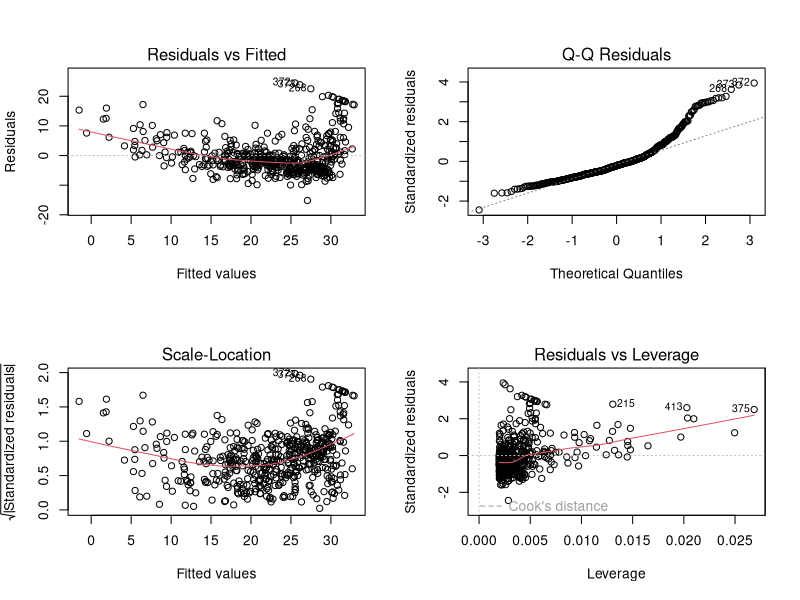
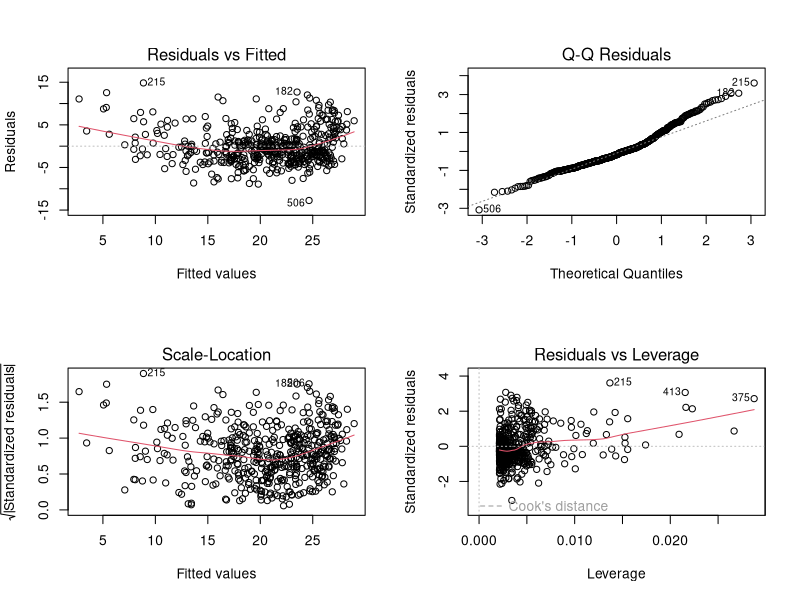
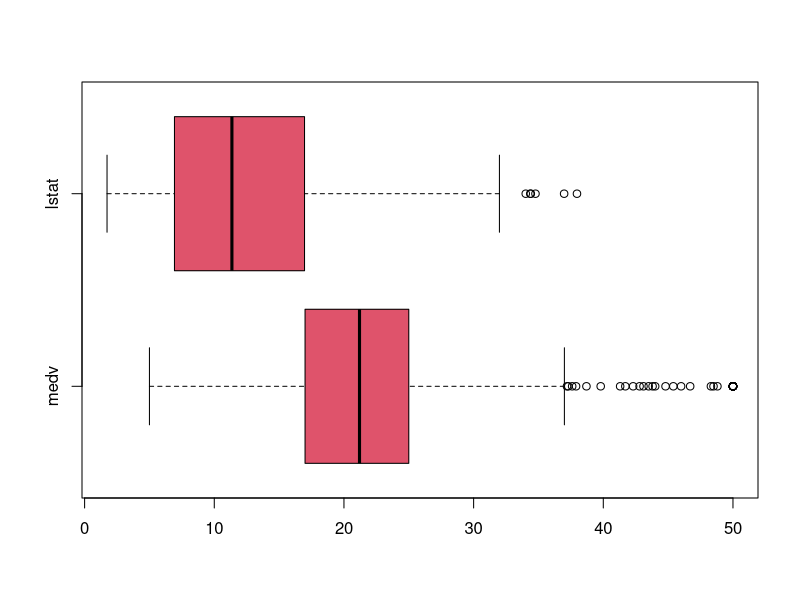
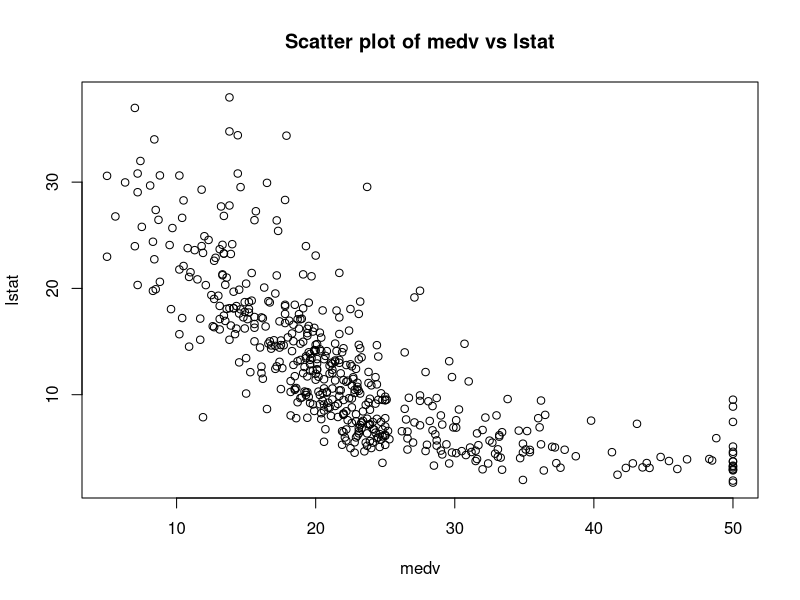
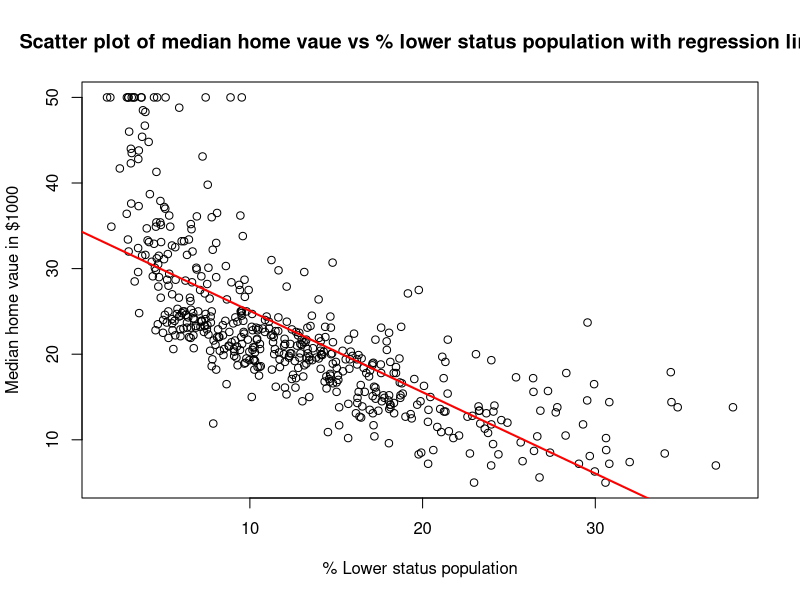
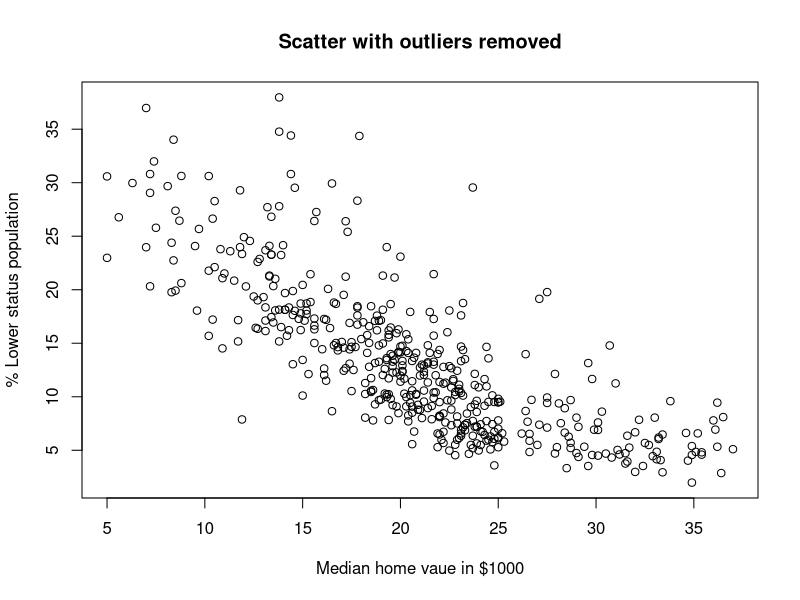
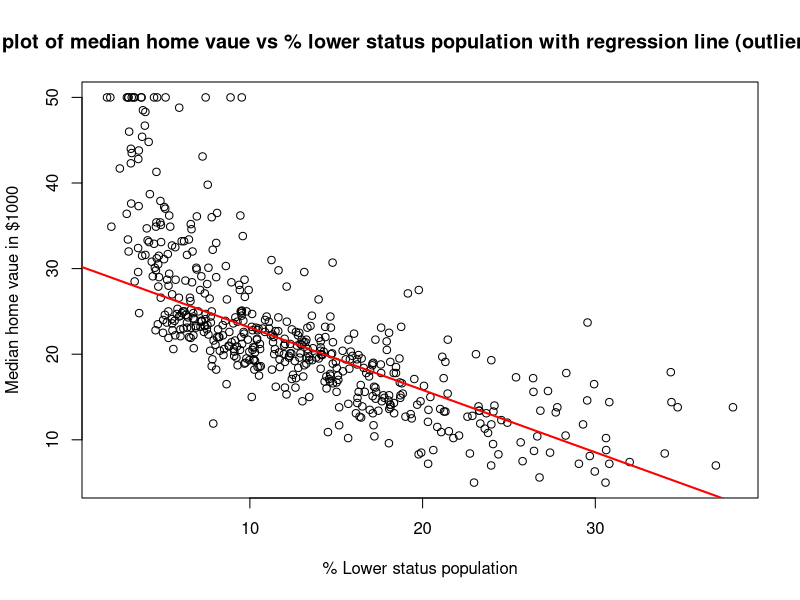

Generate these figures, in order, with R:
library(MASS)

names(Boston)
dim(Boston)
summary(Boston)

attach(Boston)
summary(cbind(medv,lstat))

png("Boxplot.png")
boxplot(cbind(medv,lstat), horizontal = TRUE, col=2)
dev.off()

png("Scatterplot.png")
plot(medv,lstat, xlab='medv', ylab='lstat', main='Scatter plot of medv vs lstat')
dev.off()

detach(Boston)

lm.fit <- lm(medv~lstat, data=Boston)
summary(lm.fit)
confint(lm.fit)

attach(Boston)
png("Scatter with regression line.png")
plot(lstat,medv, xlab = '% Lower status population', ylab = 'Median home vaue in $1000', main = 'Scatter plot of median home vaue vs % lower status population with regression line')
abline(lm.fit,col='red', lwd=2)
dev.off()
detach(Boston)


par(mfrow=c(2,2))
plot(lm.fit) #diagnostic plots


#suggest the model may be improved by removing outliers.

#outliers removed based on interquantie range.

attach(Boston)
outliers <- boxplot(medv, plot=FALSE)$out
print(outliers)
df_removed_outliers <- Boston[-which(Boston$medv %in% outliers),]

png("Scatterplot_outiers removed.png")
plot(df_removed_outliers$medv,df_removed_outliers$lstat, xlab='Median home vaue in $1000', ylab='% Lower status population', main='Scatter with outliers removed')
dev.off()

lm.outliers <- lm(medv~lstat, data=df_removed_outliers)
summary(lm.outliers)
confint(lm.outliers)

par(mfrow=c(2,2))
plot(lm.outliers)


png("Scatter with regression line (outliers removed).png")
plot(lstat,medv, xlab = '% Lower status population', ylab = 'Median home vaue in $1000', main = 'Scatter plot of median home vaue vs % lower status population with regression line (outliers removed)')
abline(lm.outliers,col='red', lwd=2)
dev.off()
detach(Boston)



